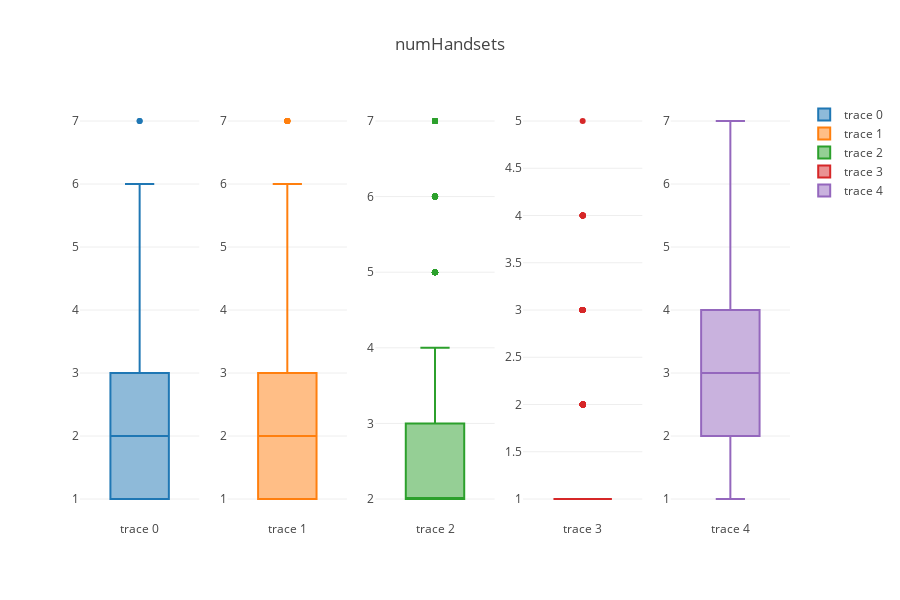

Notebook source saved alongside this figure:
### Code cell
#Lets do profiling for high value cumtomers
from plotly.offline import download_plotlyjs, init_notebook_mode, plot, iplot
from plotly import tools
import plotly.plotly as py
import plotly.graph_objs as go
init_notebook_mode(connected=True) #Plotly offline
from plotly.graph_objs import *

trace0 =  go.Box(
    y=df3.loc[df3["group"]==0,"numHandsets"]
)
trace1 =  go.Box(
    y=df3.loc[df3["group"]==1,"numHandsets"]
)
trace2 =  go.Box(
    y=df3.loc[df3["group"]==2,"numHandsets"]
)
trace3 =  go.Box(
    y=df3.loc[df3["group"]==3,"numHandsets"]
)
trace4 =  go.Box(
    y=df3.loc[df3["group"]==4,"numHandsets"]
)

data = [trace0,trace1,trace2,trace3,trace4]
fig = tools.make_subplots(rows=1, cols=5)

fig.append_trace(trace0,1,1)
fig.append_trace(trace1,1,2)
fig.append_trace(trace2,1,3)
fig.append_trace(trace3,1,4)
fig.append_trace(trace4,1,5)


fig['layout'].update(height=600, width=900, title='numHandsets')
iplot(fig)

### Figure 1 — Plotly figure (JSON) as saved in the notebook; plotly's stock layout.template omitted (floating-point values rounded to 4 significant figures; data arrays with more than 128 entries replaced by an {"elided": "..."} marker saying what was removed)
{"data": [{"type": "box", "xaxis": "x1", "y": {"elided": "189 int values"}, "yaxis": "y1"}, {"type": "box", "xaxis": "x2", "y": {"elided": "1988 int values"}, "yaxis": "y2"}, {"type": "box", "xaxis": "x3", "y": {"elided": "2165 int values"}, "yaxis": "y3"}, {"type": "box", "xaxis": "x4", "y": {"elided": "5267 int values"}, "yaxis": "y4"}, {"type": "box", "xaxis": "x5", "y": {"elided": "297 int values"}, "yaxis": "y5"}], "layout": {"height": 600, "title": "numHandsets", "width": 900, "xaxis1": {"anchor": "y1", "domain": [0, 0.168]}, "xaxis2": {"anchor": "y2", "domain": [0.208, 0.376]}, "xaxis3": {"anchor": "y3", "domain": [0.416, 0.584]}, "xaxis4": {"anchor": "y4", "domain": [0.624, 0.792]}, "xaxis5": {"anchor": "y5", "domain": [0.832, 1]}, "yaxis1": {"anchor": "x1", "domain": [0, 1]}, "yaxis2": {"anchor": "x2", "domain": [0, 1]}, "yaxis3": {"anchor": "x3", "domain": [0, 1]}, "yaxis4": {"anchor": "x4", "domain": [0, 1]}, "yaxis5": {"anchor": "x5", "domain": [0, 1]}}}
